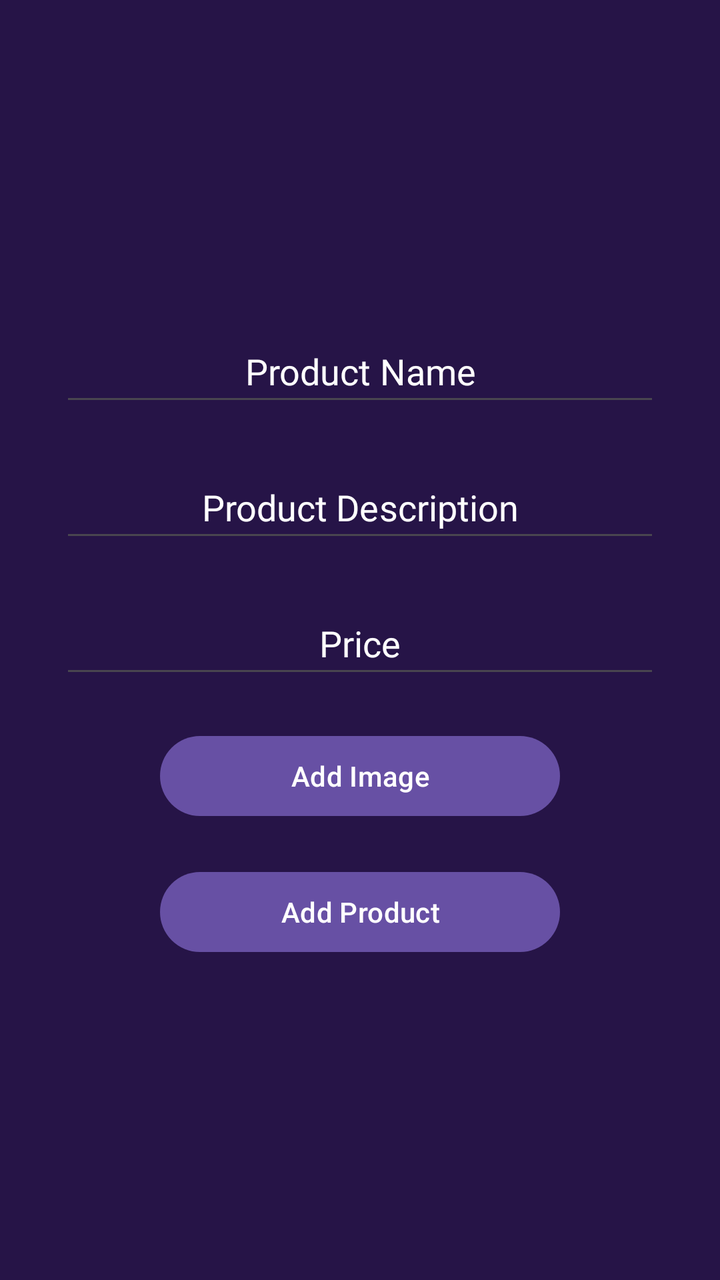
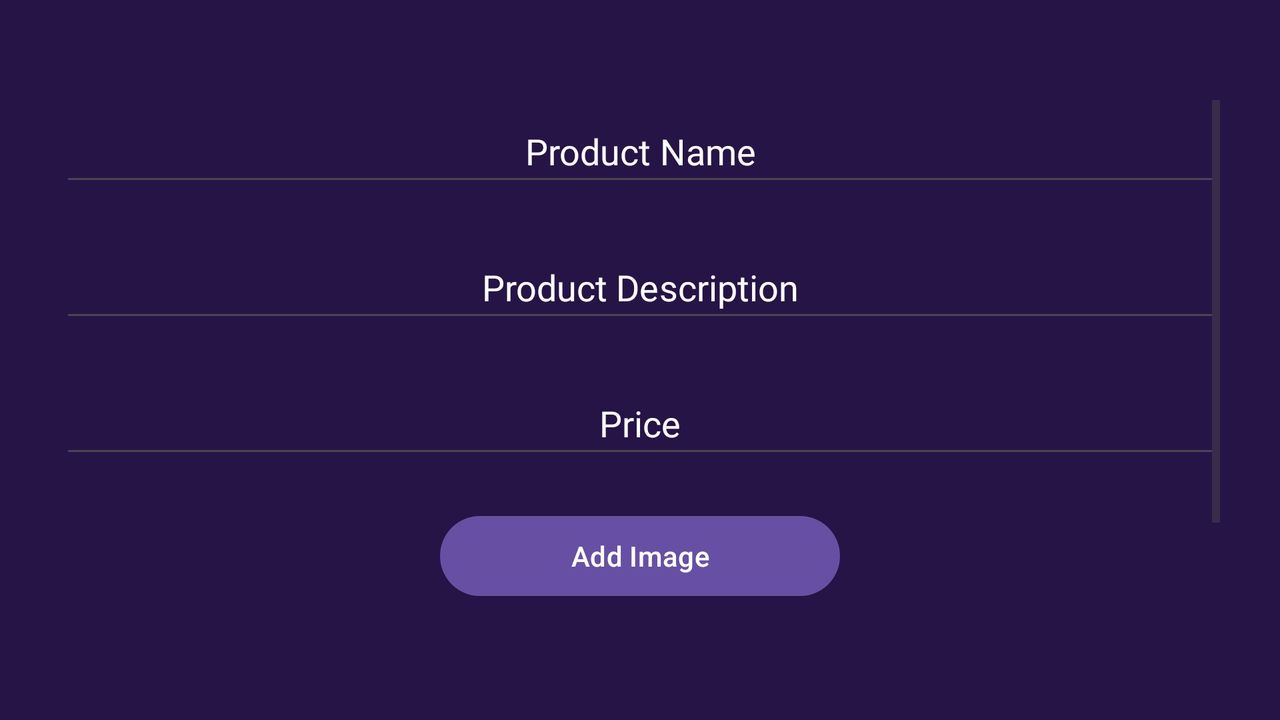

One screen, two layout resources from the same app: the default and the repository's alternative for another configuration. Each is rendered where Android would select it; the XML of both is given below.
<!-- AndroidManifest.xml: application theme Theme.ITE2exam -->
<!-- res/layout/activity_add_item.xml -->
<?xml version="1.0" encoding="utf-8"?>
<LinearLayout xmlns:android="http://schemas.android.com/apk/res/android"
    xmlns:tools="http://schemas.android.com/tools"
    android:layout_width="match_parent"
    android:layout_height="match_parent"
    android:background="@color/purple"
    android:gravity="center"
    android:orientation="vertical"
    android:paddingHorizontal="30dp"
    android:paddingVertical="50dp"
    tools:context=".AddItemActivity">

    <EditText
        android:id="@+id/addNameTextbox"
        android:layout_width="match_parent"
        android:layout_height="wrap_content"
        android:layout_marginBottom="20dp"
        android:ems="10"
        android:fontFamily="@font/paytone_one"
        android:gravity="center"
        android:hint="Product Name"
        android:inputType="text"
        android:minHeight="48dp"
        android:textColor="#FFFFFF"
        android:textColorHint="#FFFFFF" />

    <EditText
        android:id="@+id/addDescriptionTextbox"
        android:layout_width="match_parent"
        android:layout_height="wrap_content"
        android:layout_marginBottom="20dp"
        android:ems="10"
        android:fontFamily="@font/paytone_one"
        android:gravity="center"
        android:hint="Product Description"
        android:inputType="text"
        android:minHeight="48dp"
        android:textColor="#FFFFFF"
        android:textColorHint="#FFFFFF" />

    <EditText
        android:id="@+id/addPriceTextbox"
        android:layout_width="match_parent"
        android:layout_height="wrap_content"
        android:layout_marginBottom="20dp"
        android:ems="10"
        android:fontFamily="@font/paytone_one"
        android:gravity="center"
        android:hint="Price"
        android:inputType="text"
        android:minHeight="48dp"
        android:textColor="#FFFFFF"
        android:textColorHint="#FFFFFF" />

    <Button
        android:id="@+id/addImageButton"
        android:layout_width="200dp"
        android:layout_height="wrap_content"
        android:layout_marginBottom="20dp"
        android:text="Add Image" />

    <Button
        android:id="@+id/addButton"
        android:layout_width="200dp"
        android:layout_height="wrap_content"
        android:text="@string/str_addprod" />

</LinearLayout>
<!-- resources referenced by this layout -->
<resources>
  <color name="purple">#261447</color>
  <string name="str_addprod">Add Product</string>
  <style name="Theme.ITE2exam" parent="Base.Theme.ITE2exam" />
  <style name="Base.Theme.ITE2exam" parent="Theme.Material3.DayNight.NoActionBar">
          
          
      </style>
</resources>
<!-- res/layout-land/activity_add_item.xml (the repository's variant of the layout above) -->
<!-- drawn on the phone turned sideways -->
<?xml version="1.0" encoding="utf-8"?>
<LinearLayout xmlns:android="http://schemas.android.com/apk/res/android"
    xmlns:tools="http://schemas.android.com/tools"
    android:layout_width="match_parent"
    android:layout_height="match_parent"
    android:background="@color/purple"
    android:gravity="center"
    android:orientation="vertical"
    android:paddingHorizontal="30dp"
    android:paddingVertical="50dp"
    tools:context=".AddItemActivity">

    <ScrollView
        android:layout_width="match_parent"
        android:layout_height="match_parent">

        <LinearLayout
            android:layout_width="match_parent"
            android:layout_height="wrap_content"
            android:gravity="center"
            android:orientation="vertical">

            <EditText
                android:id="@+id/addNameTextbox"
                android:layout_width="match_parent"
                android:layout_height="wrap_content"
                android:layout_marginBottom="20dp"
                android:ems="10"
                android:fontFamily="@font/paytone_one"
                android:gravity="center"
                android:hint="Product Name"
                android:inputType="text"
                android:minHeight="48dp"
                android:textColor="#FFFFFF"
                android:textColorHint="#FFFFFF" />

            <EditText
                android:id="@+id/addDescriptionTextbox"
                android:layout_width="match_parent"
                android:layout_height="wrap_content"
                android:layout_marginBottom="20dp"
                android:ems="10"
                android:fontFamily="@font/paytone_one"
                android:gravity="center"
                android:hint="Product Description"
                android:inputType="text"
                android:minHeight="48dp"
                android:textColor="#FFFFFF"
                android:textColorHint="#FFFFFF" />

            <EditText
                android:id="@+id/addPriceTextbox"
                android:layout_width="match_parent"
                android:layout_height="wrap_content"
                android:layout_marginBottom="20dp"
                android:ems="10"
                android:fontFamily="@font/paytone_one"
                android:gravity="center"
                android:hint="Price"
                android:inputType="text"
                android:minHeight="48dp"
                android:textColor="#FFFFFF"
                android:textColorHint="#FFFFFF" />

            <Button
                android:id="@+id/addImageButton"
                android:layout_width="200dp"
                android:layout_height="wrap_content"
                android:layout_marginBottom="20dp"
                android:text="Add Image" />

            <Button
                android:id="@+id/addButton"
                android:layout_width="200dp"
                android:layout_height="wrap_content"
                android:minHeight="48dp"
                android:text="@string/str_addprod" />
        </LinearLayout>
    </ScrollView>

</LinearLayout>
